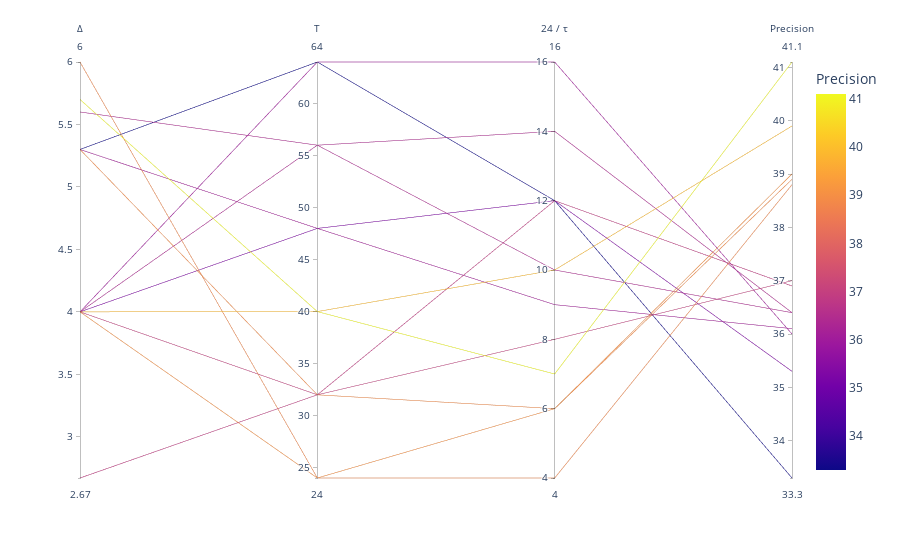

Notebook cell for this chart:
### Code cell
import pandas as pd
import kaleido
import plotly.express as px
df = pd.DataFrame(dict(
    num_frames=[
        32,
        24,32,40,48,56,64,
        24,32,40,48,56,64
    ],
    fps=[
        12,
        6,8,10,12,14,16,
        4,6, 7, 9,10,12
    ],
    duration=[
        2.67,
        4.0,4.0,4.0,4.0,4.0,4.0,
        6.0,5.3,5.7,5.3,5.6,5.3
    ],
    balanced_accuracy=[
        64.1,
        64.7, 64.7, 65.1, 68.3, 68.2, 68.1,
        64.1, 64.9, 66.0, 67.9, 67.4, 66.1
    ],
    recall=[
        29.3,
        30.4,30.4,31.2,38.3,38.1,37.8,
        29.3,30.8,32.9,37.5,36.3,33.8
    ],
    precision=[
        36.9,
        39.0,37.0,39.9,35.3,36.4,36.0,
        38.8,38.9,41.1,36.1,36.4,33.3
    ]
))

#metric = 'recall'
metric = 'precision'
#metric = 'balanced_accuracy'
fig = px.parallel_coordinates(df[['duration', 'num_frames', 'fps', metric]], color=metric, labels={
    "duration": "∆",
    "num_frames": "T",
    "fps": "24 / τ",
    "recall": "Recall",
    "precision": "Precision"
},  )
fig.show()
fig.write_image("fig1.eps", engine="kaleido", scale=5.0)

### Figure 1 — Plotly figure (JSON) as saved in the notebook; plotly's stock layout.template omitted (floating-point values rounded to 4 significant figures)
{"data": [{"dimensions": [{"label": "∆", "values": [2.67, 4.0, 4.0, 4.0, 4.0, 4.0, 4.0, 6.0, 5.3, 5.7, 5.3, 5.6, 5.3]}, {"label": "T", "values": [32, 24, 32, 40, 48, 56, 64, 24, 32, 40, 48, 56, 64]}, {"label": "24 / τ", "values": [12, 6, 8, 10, 12, 14, 16, 4, 6, 7, 9, 10, 12]}, {"label": "Precision", "values": [36.9, 39.0, 37.0, 39.9, 35.3, 36.4, 36.0, 38.8, 38.9, 41.1, 36.1, 36.4, 33.3]}], "domain": {"x": [0.0, 1.0], "y": [0.0, 1.0]}, "line": {"color": [36.9, 39.0, 37.0, 39.9, 35.3, 36.4, 36.0, 38.8, 38.9, 41.1, 36.1, 36.4, 33.3], "coloraxis": "coloraxis"}, "name": "", "type": "parcoords"}], "layout": {"coloraxis": {"colorbar": {"title": {"text": "Precision"}}, "colorscale": [[0.0, "#0d0887"], [0.1111, "#46039f"], [0.2222, "#7201a8"], [0.3333, "#9c179e"], [0.4444, "#bd3786"], [0.5556, "#d8576b"], [0.6667, "#ed7953"], [0.7778, "#fb9f3a"], [0.8889, "#fdca26"], [1.0, "#f0f921"]]}, "legend": {"tracegroupgap": 0}, "margin": {"t": 60}}}
